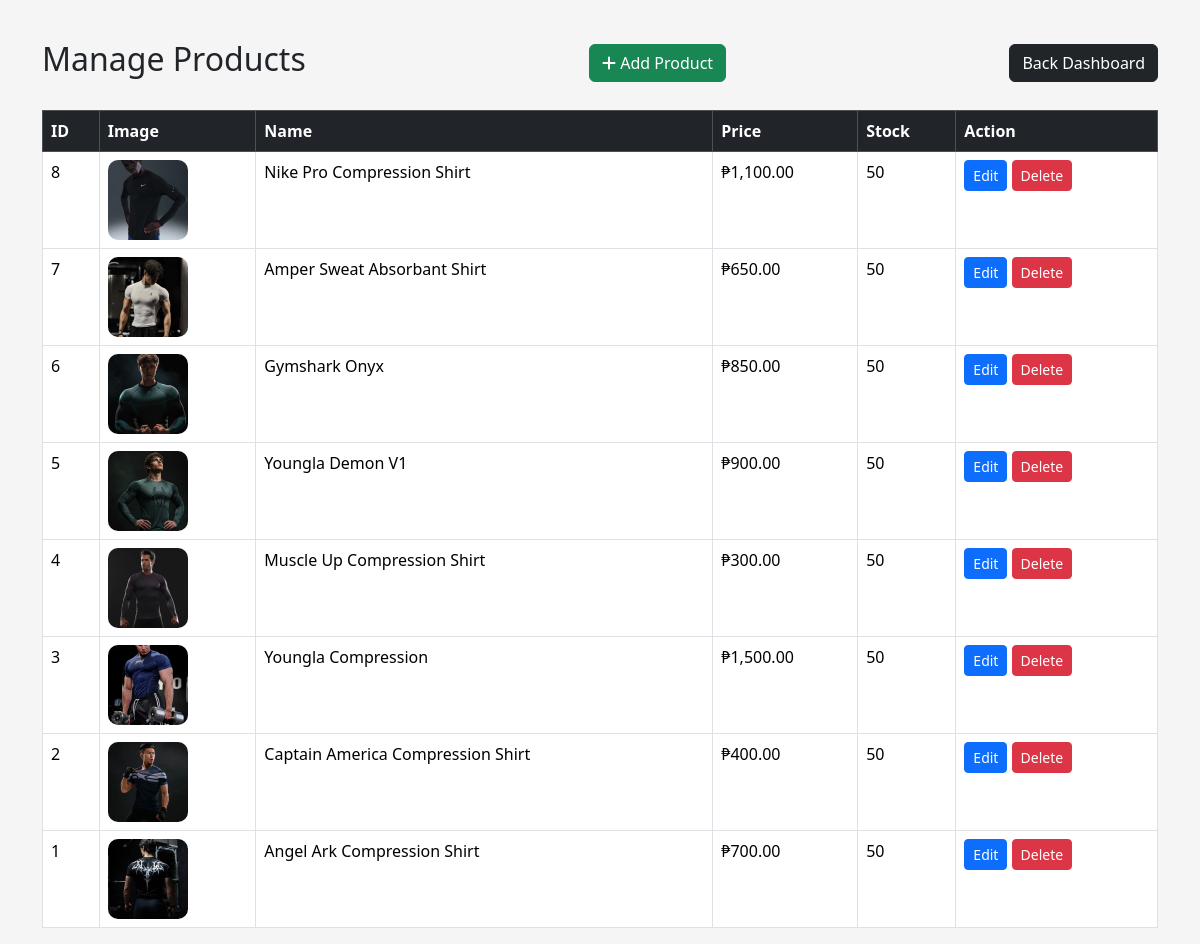
Screenshot of /manage_products.php (signed in) with the database file from the repository.
### tables this page shows
CREATE TABLE IF NOT EXISTS `products` (
  `id` int(11) NOT NULL AUTO_INCREMENT,
  `name` varchar(255) NOT NULL,
  `price` decimal(10,2) NOT NULL,
  `image` varchar(255) NOT NULL,
  `description` text DEFAULT NULL,
  `stock` int(11) NOT NULL DEFAULT 100,
  PRIMARY KEY (`id`)
);

### manage_products.php (the view, shortened to what this page needs)
<?php
include "db.php";
$product = mysqli_query($conn, "
SELECT *
FROM products
ORDER BY id DESC
");
?>
<!DOCTYPE html>
<html>
<head>
    <link href="https://cdn.jsdelivr.net/npm/bootstrap@5.3.3/dist/css/bootstrap.min.css" rel="stylesheet">
    <link rel="stylesheet"
        href="https://cdnjs.cloudflare.com/ajax/libs/font-awesome/6.5.2/css/all.min.css">
</head>
<body>
    <div class="container">
        <div class="d-flex justify-content-between align-items-center mb-4">
            <h2>Manage Products</h2>
            <a href="add_product.php" class="btn btn-success">
                <i class="fa fa-plus"></i>
                Add Product
            </a>
            <a href="admin_dashboard.php" class="btn btn-dark">
                Back Dashboard
            </a>
        </div>
        <table class="table table-bordered table-hover bg-white">
            <thead class="table-dark">
                <tr>
                    <th>ID</th>
                    <th>Image</th>
                    <th>Name</th>
                    <th>Price</th>
                    <th>Stock</th>
                    <th>Action</th>
                </tr>
            </thead>
            <tbody>
                <?php while ($row = mysqli_fetch_assoc($product)) { ?>
                    <tr>
                        <td><?= $row['id']; ?></td>
                        <td>
                            <img src="<?= $row['image']; ?>">
                        </td>
                        <td><?= $row['name']; ?></td>
                        <td>
                            ₱<?= number_format($row['price'], 2); ?>
                        </td>
                        <td><?= $row['stock']; ?></td>
                        <td>
                            <a href="edit_product.php?id=<?= $row['id']; ?>" class="btn btn-primary btn-sm">
                                Edit
                            </a>
                            <a href="delete_product.php?id=<?= $row['id']; ?>"
                                class="btn btn-danger btn-sm"
                                onclick="return confirm('Delete this product?')">
                                Delete
                            </a>
                        </td>
                    </tr>
                <?php } ?>
            </tbody>
        </table>
    </div>
</body>
</html>

### manage_products.php (style rules this page uses)
body { background: #f5f5f5; }
.container { margin-top: 40px; }
img { width: 80px; height: 80px; object-fit: cover; border-radius: 10px; }

### rows the page displays
products: id "8", image (picture), name "Nike Pro Compression Shirt", price "1,100.00", stock "50"
products: id "7", image (picture), name "Amper Sweat Absorbant Shirt", price "650.00", stock "50"
products: id "6", image (picture), name "Gymshark Onyx", price "850.00", stock "50"
products: id "5", image (picture), name "Youngla Demon V1", price "900.00", stock "50"
products: id "4", image (picture), name "Muscle Up Compression Shirt", price "300.00", stock "50"
products: id "3", image (picture), name "Youngla Compression", price "1,500.00", stock "50"
products: id "2", image (picture), name "Captain America Compression Shirt", price "400.00", stock "50"
products: id "1", image (picture), name "Angel Ark Compression Shirt", price "700.00", stock "50"
